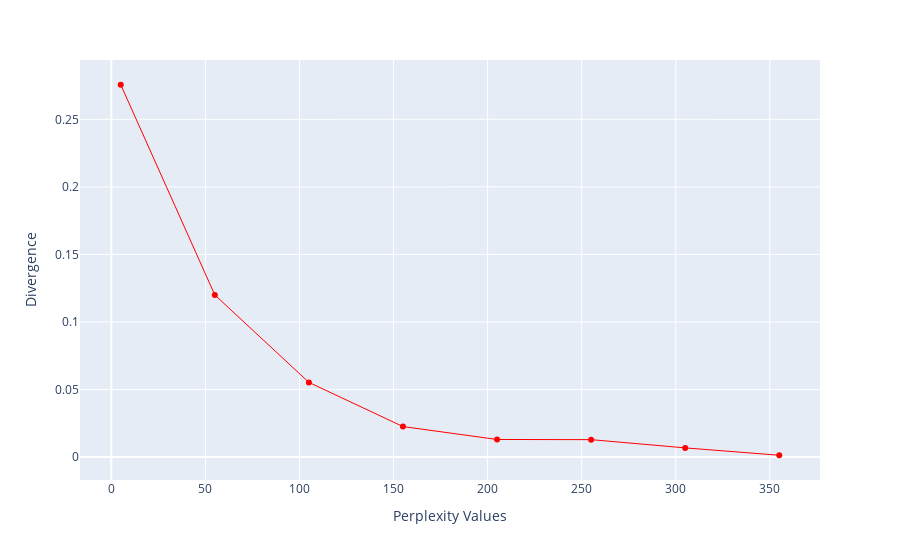

The code cell stored with this chart in its notebook:
### Code cell
import numpy as np

perplexity = np.arange(5, 400, 50)
divergence = []

for i in perplexity:
    model = TSNE(n_components=2, init="pca", perplexity=i)
    reduced = model.fit_transform(X_train)
    divergence.append(model.kl_divergence_)
fig = px.line(x=perplexity, y=divergence, markers=True)
fig.update_layout(xaxis_title="Perplexity Values", yaxis_title="Divergence")
fig.update_traces(line_color="red", line_width=1)
fig.show()

### Figure 1 — Plotly figure (JSON) as saved in the notebook; plotly's stock layout.template omitted (floating-point values rounded to 4 significant figures)
{"data": [{"hovertemplate": "x=%{x}<br>y=%{y}<extra></extra>", "legendgroup": "", "line": {"color": "red", "dash": "solid", "width": 1}, "marker": {"symbol": "circle"}, "mode": "lines+markers", "name": "", "orientation": "v", "showlegend": false, "type": "scatter", "x": [5, 55, 105, 155, 205, 255, 305, 355], "xaxis": "x", "y": [0.2756, 0.12, 0.0553, 0.0226, 0.01304, 0.01292, 0.006825, 0.00137], "yaxis": "y"}], "layout": {"legend": {"tracegroupgap": 0}, "margin": {"t": 60}, "xaxis": {"anchor": "y", "domain": [0, 1], "title": {"text": "Perplexity Values"}}, "yaxis": {"anchor": "x", "domain": [0, 1], "title": {"text": "Divergence"}}}}
